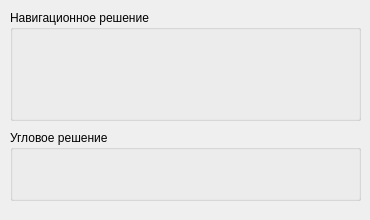
<?xml version="1.0" encoding="UTF-8"?>
<ui version="4.0">
 <class>InfoWindow</class>
 <widget class="QMainWindow" name="InfoWindow">
  <property name="geometry">
   <rect>
    <x>0</x>
    <y>0</y>
    <width>370</width>
    <height>220</height>
   </rect>
  </property>
  <property name="minimumSize">
   <size>
    <width>370</width>
    <height>220</height>
   </size>
  </property>
  <property name="maximumSize">
   <size>
    <width>370</width>
    <height>220</height>
   </size>
  </property>
  <property name="windowTitle">
   <string>Подробная информация</string>
  </property>
  <widget class="QWidget" name="centralWidget">
   <widget class="QGroupBox" name="groupBox">
    <property name="geometry">
     <rect>
      <x>10</x>
      <y>10</y>
      <width>351</width>
      <height>111</height>
     </rect>
    </property>
    <property name="title">
     <string>Навигационное решение</string>
    </property>
    <widget class="QWidget" name="layoutWidget">
     <property name="geometry">
      <rect>
       <x>10</x>
       <y>60</y>
       <width>161</width>
       <height>16</height>
      </rect>
     </property>
     <layout class="QHBoxLayout" name="horizontalLayout_8">
      <item>
       <widget class="QLabel" name="label_7">
        <property name="text">
         <string>Темп:</string>
        </property>
       </widget>
      </item>
      <item>
       <widget class="QLabel" name="TempLbl">
        <property name="text">
         <string>н/д</string>
        </property>
       </widget>
      </item>
     </layout>
    </widget>
    <widget class="QWidget" name="layoutWidget">
     <property name="geometry">
      <rect>
       <x>180</x>
       <y>20</y>
       <width>161</width>
       <height>16</height>
      </rect>
     </property>
     <layout class="QHBoxLayout" name="horizontalLayout">
      <item>
       <widget class="QLabel" name="label">
        <property name="text">
         <string>Широта:</string>
        </property>
       </widget>
      </item>
      <item>
       <widget class="QLabel" name="LatLbl">
        <property name="text">
         <string>н/д</string>
        </property>
       </widget>
      </item>
     </layout>
    </widget>
    <widget class="QWidget" name="layoutWidget">
     <property name="geometry">
      <rect>
       <x>180</x>
       <y>40</y>
       <width>161</width>
       <height>17</height>
      </rect>
     </property>
     <layout class="QHBoxLayout" name="horizontalLayout_3">
      <item>
       <widget class="QLabel" name="label_3">
        <property name="text">
         <string>Долгота:</string>
        </property>
       </widget>
      </item>
      <item>
       <widget class="QLabel" name="LonLbl">
        <property name="text">
         <string>н/д</string>
        </property>
       </widget>
      </item>
     </layout>
    </widget>
    <widget class="QWidget" name="layoutWidget">
     <property name="geometry">
      <rect>
       <x>180</x>
       <y>60</y>
       <width>161</width>
       <height>16</height>
      </rect>
     </property>
     <layout class="QHBoxLayout" name="horizontalLayout_5">
      <item>
       <widget class="QLabel" name="label_4">
        <property name="text">
         <string>Высота:</string>
        </property>
       </widget>
      </item>
      <item>
       <widget class="QLabel" name="AltLbl">
        <property name="text">
         <string>н/д</string>
        </property>
       </widget>
      </item>
     </layout>
    </widget>
    <widget class="QWidget" name="layoutWidget">
     <property name="geometry">
      <rect>
       <x>10</x>
       <y>20</y>
       <width>161</width>
       <height>16</height>
      </rect>
     </property>
     <layout class="QHBoxLayout" name="horizontalLayout_2">
      <item>
       <widget class="QLabel" name="label_6">
        <property name="text">
         <string>Дата:</string>
        </property>
       </widget>
      </item>
      <item>
       <widget class="QLabel" name="DateLbl">
        <property name="text">
         <string>н/д</string>
        </property>
       </widget>
      </item>
     </layout>
    </widget>
    <widget class="QWidget" name="layoutWidget">
     <property name="geometry">
      <rect>
       <x>10</x>
       <y>40</y>
       <width>161</width>
       <height>16</height>
      </rect>
     </property>
     <layout class="QHBoxLayout" name="horizontalLayout_4">
      <item>
       <widget class="QLabel" name="label_8">
        <property name="text">
         <string>Время:</string>
        </property>
       </widget>
      </item>
      <item>
       <widget class="QLabel" name="TimeLbl">
        <property name="text">
         <string>н/д</string>
        </property>
       </widget>
      </item>
     </layout>
    </widget>
    <widget class="QWidget" name="layoutWidget">
     <property name="geometry">
      <rect>
       <x>10</x>
       <y>80</y>
       <width>161</width>
       <height>16</height>
      </rect>
     </property>
     <layout class="QHBoxLayout" name="horizontalLayout_7">
      <item>
       <widget class="QLabel" name="label_5">
        <property name="text">
         <string>Статус:</string>
        </property>
       </widget>
      </item>
      <item>
       <widget class="QLabel" name="NavStatusLbl">
        <property name="text">
         <string>н/д</string>
        </property>
       </widget>
      </item>
     </layout>
    </widget>
   </widget>
   <widget class="QGroupBox" name="groupBox_2">
    <property name="geometry">
     <rect>
      <x>10</x>
      <y>130</y>
      <width>351</width>
      <height>71</height>
     </rect>
    </property>
    <property name="title">
     <string>Угловое решение</string>
    </property>
    <widget class="QWidget" name="layoutWidget">
     <property name="geometry">
      <rect>
       <x>10</x>
       <y>20</y>
       <width>161</width>
       <height>16</height>
      </rect>
     </property>
     <layout class="QHBoxLayout" name="horizontalLayout_18">
      <item>
       <widget class="QLabel" name="label_19">
        <property name="text">
         <string>Курс:</string>
        </property>
       </widget>
      </item>
      <item>
       <widget class="QLabel" name="CourseLbl">
        <property name="text">
         <string>н/д</string>
        </property>
       </widget>
      </item>
     </layout>
    </widget>
    <widget class="QWidget" name="layoutWidget">
     <property name="geometry">
      <rect>
       <x>180</x>
       <y>20</y>
       <width>161</width>
       <height>16</height>
      </rect>
     </property>
     <layout class="QHBoxLayout" name="horizontalLayout_19">
      <item>
       <widget class="QLabel" name="label_22">
        <property name="text">
         <string>Крен:</string>
        </property>
       </widget>
      </item>
      <item>
       <widget class="QLabel" name="PitchLbl">
        <property name="text">
         <string>н/д</string>
        </property>
       </widget>
      </item>
     </layout>
    </widget>
    <widget class="QWidget" name="layoutWidget">
     <property name="geometry">
      <rect>
       <x>10</x>
       <y>40</y>
       <width>161</width>
       <height>16</height>
      </rect>
     </property>
     <layout class="QHBoxLayout" name="horizontalLayout_20">
      <item>
       <widget class="QLabel" name="label_24">
        <property name="text">
         <string>Дифферент:</string>
        </property>
       </widget>
      </item>
      <item>
       <widget class="QLabel" name="RollLbl">
        <property name="text">
         <string>н/д</string>
        </property>
       </widget>
      </item>
     </layout>
    </widget>
    <widget class="QWidget" name="layoutWidget">
     <property name="geometry">
      <rect>
       <x>180</x>
       <y>40</y>
       <width>161</width>
       <height>16</height>
      </rect>
     </property>
     <layout class="QHBoxLayout" name="horizontalLayout_17">
      <item>
       <widget class="QLabel" name="label_17">
        <property name="text">
         <string>Статус:</string>
        </property>
       </widget>
      </item>
      <item>
       <widget class="QLabel" name="AngleStatusLbl">
        <property name="text">
         <string>н/д</string>
        </property>
       </widget>
      </item>
     </layout>
    </widget>
   </widget>
  </widget>
 </widget>
 <layoutdefault spacing="6" margin="11"/>
 <resources/>
 <connections/>
</ui>
